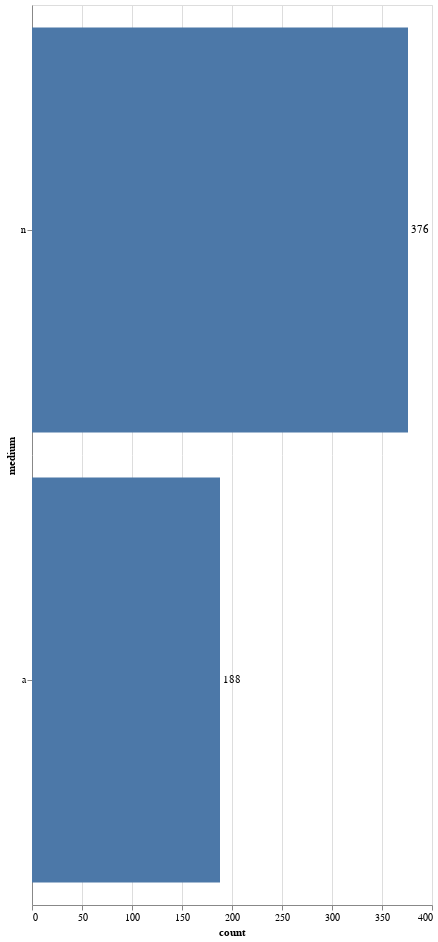

This figure's notebook cell:
### Code cell
# Bar Chart of Definitive SNL Media Types (that aren't directly associated with SNL)
media_count = definitive_snl.copy()
media_count['medium'] = media_count['medium'].astype(str)
#media_count['medium'] = media_count['medium'].apply(eval)
print(media_count['medium'].values)
for idx, row in media_count.iterrows():
    media_count.at[idx, 'medium'] = "|".join(map(str,row.medium))

media_count.head()
media_unique = tidy_split(media_count, "medium", sep='|', keep=False)
media_unique = media_unique.groupby(['medium']).size().reset_index(name="count")
media_unique.sort_values(by='count', ascending=False, inplace=True)
media_unique

bars = alt.Chart(media_unique).mark_bar().encode(x='count',y=alt.Y('medium',sort='-x'))
text = bars.mark_text(
    align='left',
    baseline='middle',
    dx=3  # Nudges text to right so it doesn't appear on top of the bar
).encode(
    text='count:Q'
)

(bars + text).properties(height=900)

### Figure 1 — Vega-Lite specification as saved in the notebook (floating-point values rounded to 4 significant figures)
{"config": {"view": {"continuousWidth": 400, "continuousHeight": 300}}, "layer": [{"mark": "bar", "encoding": {"x": {"field": "count", "type": "quantitative"}, "y": {"field": "medium", "sort": "-x", "type": "nominal"}}}, {"mark": {"type": "text", "align": "left", "baseline": "middle", "dx": 3}, "encoding": {"text": {"field": "count", "type": "quantitative"}, "x": {"field": "count", "type": "quantitative"}, "y": {"field": "medium", "sort": "-x", "type": "nominal"}}}], "data": {"name": "data-c71be557cefe6390b36e2f2bfa6d3e28"}, "height": 900, "$schema": "https://vega.github.io/schema/vega-lite/v4.17.0.json", "datasets": {"data-c71be557cefe6390b36e2f2bfa6d3e28": [{"medium": "n", "count": 376}, {"medium": "a", "count": 188}]}}
